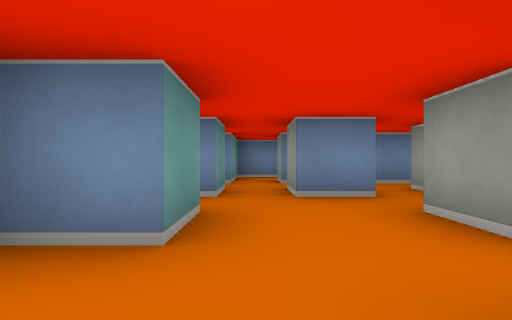
View 1 (above)

20 first-person views from a walk through a cub3D ray-caster map. The camera is about half as high as the walls, looks level and sees 85° across. The floor is counted in squares. Each view is taken from the middle of a square. On the plan, view 1 faces up. The plan holds only what a view shows up to about 9 squares ahead; the rest is blank.

View 2
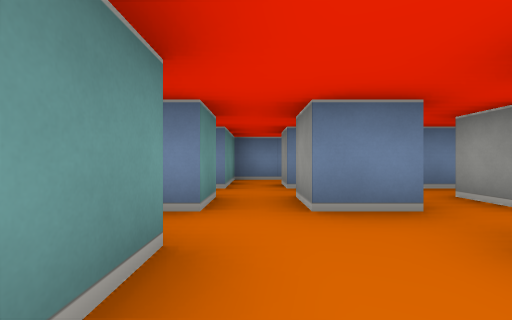

View 3
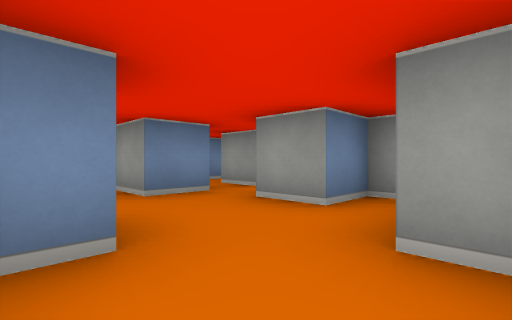

View 4
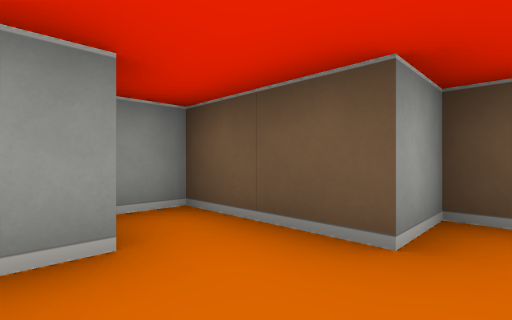

View 5
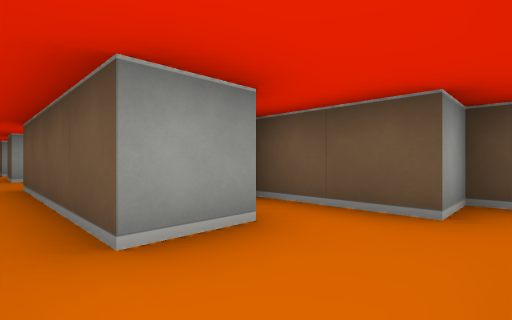

View 6
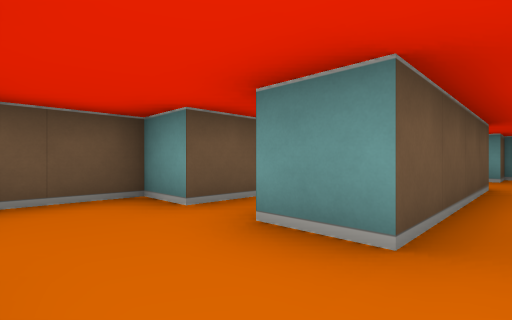

View 7
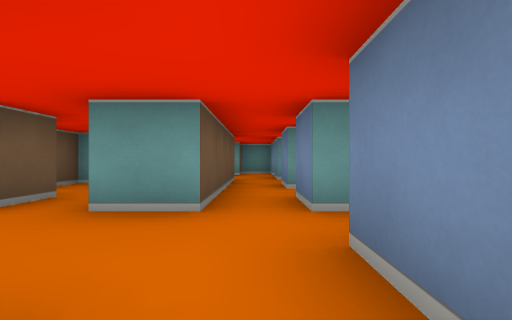

View 8
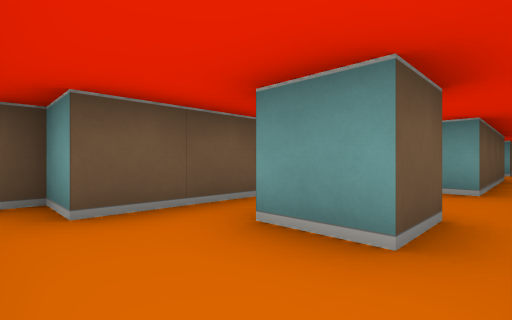

View 9
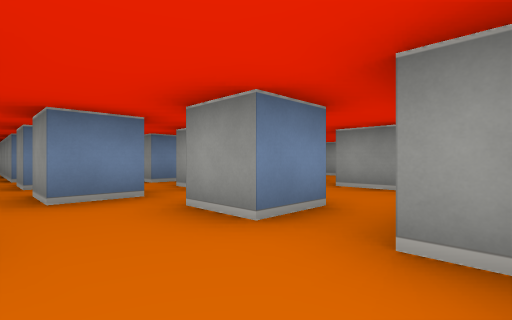

View 10
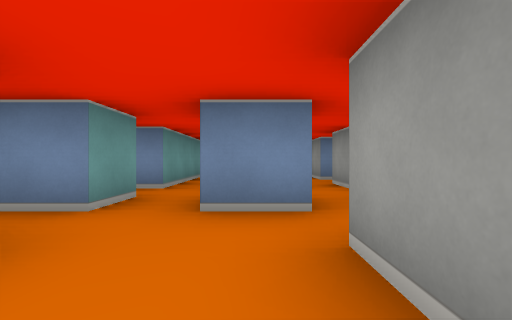

View 11
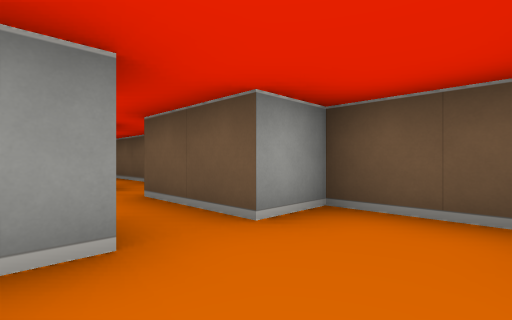

View 12
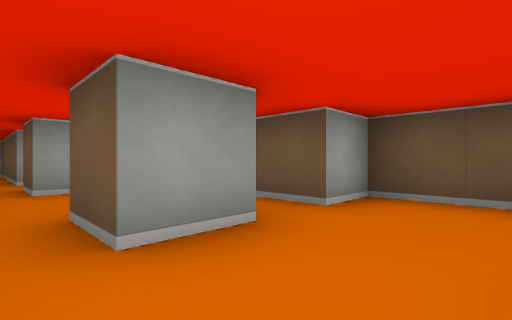

View 13
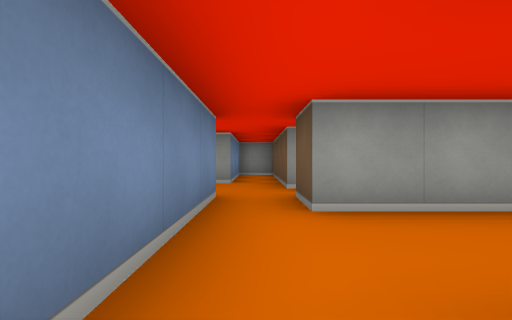

View 14
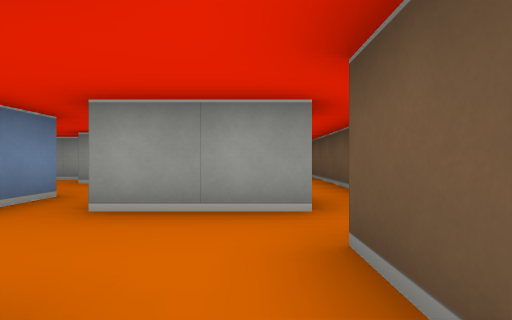

View 15
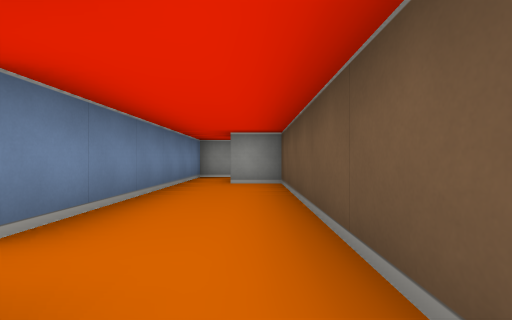

View 16
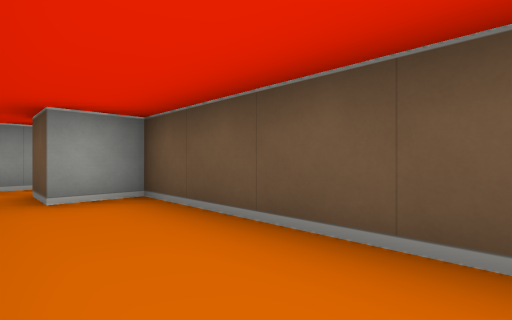

View 17
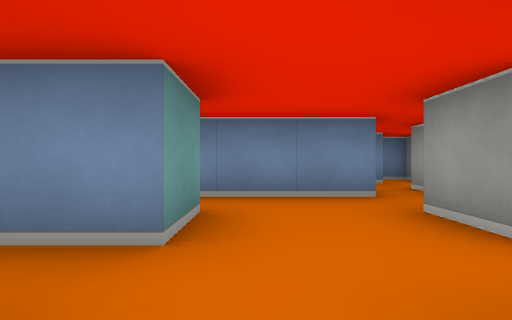

View 18
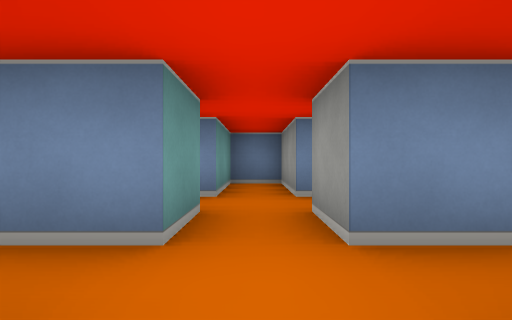

View 19
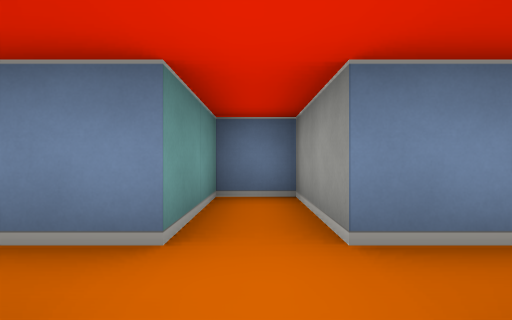

View 20
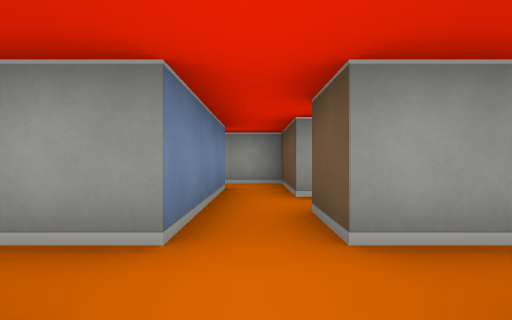

### Floor plan
Key: @ floor where view 1 was taken; # wall or solid block; . floor.
Columns run from 2 left of view 1 to 19 right of it. Each row starts with its distance up from view 1.
 11          #
 10          ###
  9          #.#     #
  8  ###   #.#.###.####
  7  #.    #.......#..
  6  #.### #.#.#.###.#
  5  ..... ..........#
  4 ##.#.#.#.#.###..###
  3 #.................##
  2 ##..####..#..#.#######
  1  ...##.......#.......#
  0  .@##..#..##.......#.#
 -1   ##################

Positions as (right, up) in squares from view 1, and headings:
1: (0, 0), facing up
2: (0, 1), facing up
3: (-1, 0), facing up-right
4: (0, 2), facing down-right
5: (0, 3), facing down-right
6: (7, 3), facing down-left
7: (8, 3), facing left
8: (10, 3), facing down-left
9: (6, 0), facing up-right
10: (7, 1), facing up
11: (6, 2), facing down-right
12: (6, 3), facing down-right
13: (8, 3), facing right
14: (8, 1), facing right
15: (11, 0), facing right
16: (13, 1), facing down-right
17: (12, 2), facing up
18: (8, 4), facing up
19: (8, 6), facing up
20: (7, 7), facing right
